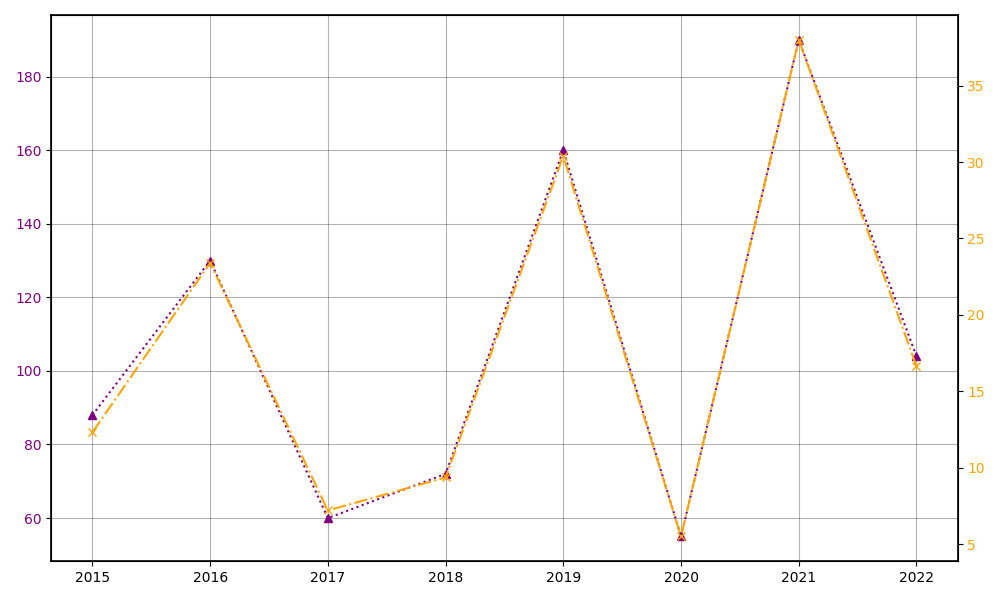

This figure's Python source:
import matplotlib.pyplot as plt
import numpy as np

years = np.arange(2015, 2023)

revenue = [88, 130, 60, 72, 160, 55, 190, 104]
profit_margin = [14, 18, 12, 13, 19, 10, 20, 16]

profit = [r * p / 100 for r, p in zip(revenue, profit_margin)]

fig, ax1 = plt.subplots(figsize=(10, 6))

# Altered marker types and line styles
ax1.plot(years, revenue, color='purple', marker='^', linestyle=':')
ax1.tick_params(axis='y', labelcolor='purple')

ax2 = ax1.twinx()
ax2.plot(years, profit, color='orange', marker='x', linestyle='-.')
ax2.tick_params(axis='y', labelcolor='orange')

# Altered grid style
ax1.grid(True, linestyle='-', color='black', alpha=0.3)

# Added border around the plot area
for spine in ax1.spines.values():
    spine.set_edgecolor('black')
    spine.set_linewidth(1.2)

plt.tight_layout()
plt.show()
